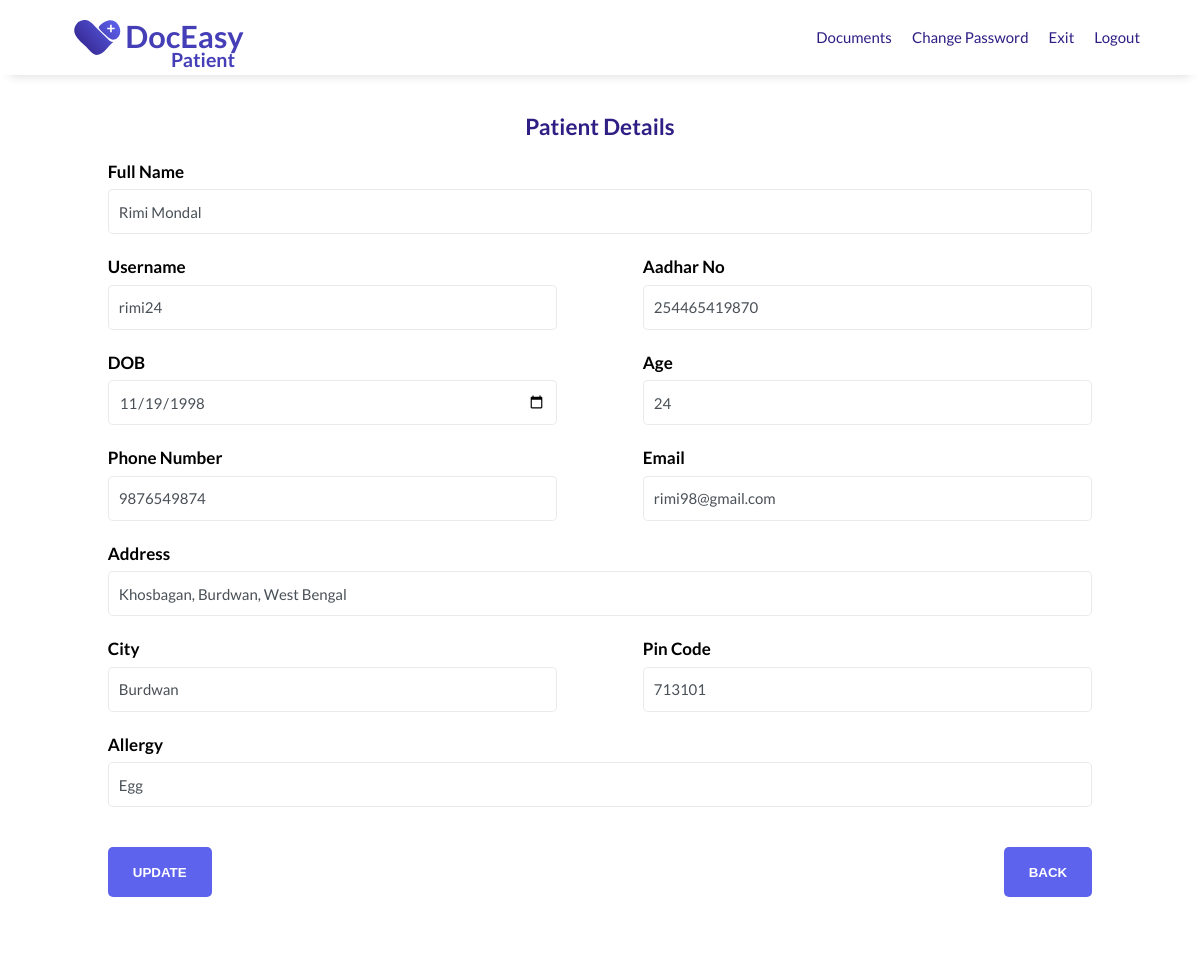
Page /public/dashboard/ProfilePage/updatePatientProfile.php (signed in) on the earlier database version.
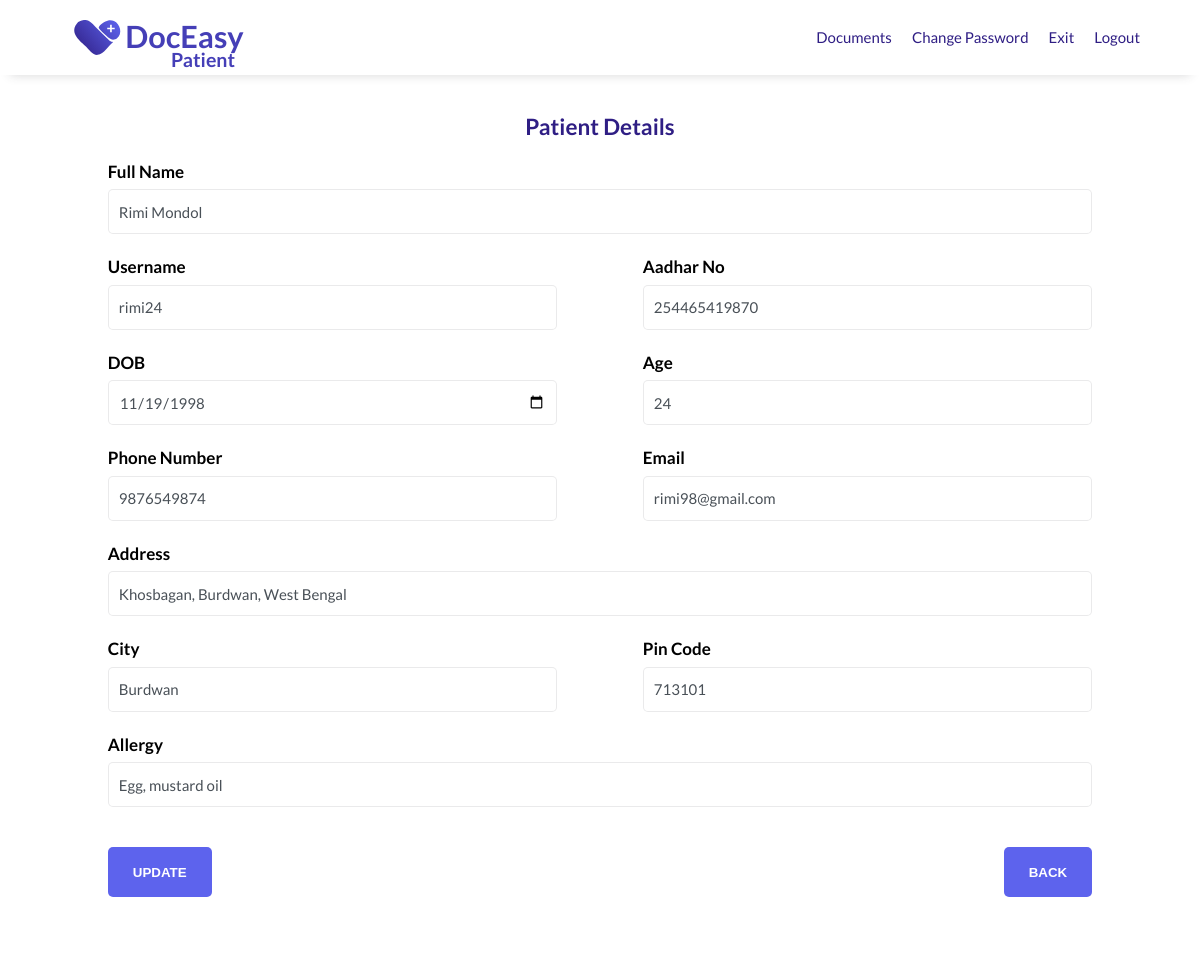
Same page on the later database version.
### tables this page shows
CREATE TABLE `patient` (
  `p_id` int(5) UNSIGNED NOT NULL,
  `username` varchar(10) NOT NULL,
  `password` int(10) UNSIGNED NOT NULL,
  `full_name` varchar(50) NOT NULL,
  `aadhar_no` bigint(12) UNSIGNED NOT NULL,
  `dob` date NOT NULL,
  `age` int(2) UNSIGNED NOT NULL,
  `gender` enum('MALE','FEMALE','OTHER') NOT NULL,
  `marital_status` enum('MARRIED','UNMARRIED') NOT NULL,
  `phn_no` bigint(10) UNSIGNED NOT NULL,
  `email` varchar(50) NOT NULL,
  `address` varchar(200) NOT NULL,
  `city` varchar(50) NOT NULL,
  `pin_code` int(6) UNSIGNED NOT NULL,
  `allergic` varchar(100) DEFAULT NULL
);

### public/dashboard/ProfilePage/updatePatientProfile.php (the view, shortened to what the changed rows need)
<?php
require_once "../../config.php";
if ($_SESSION["loggedIn"]) {
?>
    <!DOCTYPE html>
    <html lang="en">
    <head>
        <link rel="stylesheet" type="text/css" href="/assets/css/PatientRegister.css" />
    </head>
    <body>
        <?php
        $uname =  $_SESSION["uname"];
        $sql = "SELECT * FROM patient WHERE username='$uname'";
        $result = $conn->query($sql);
        $row = $result->fetch_assoc();
        if ($row) {
        ?>
            <header id="header">
                <div class="logo">
                    <a href="../patientDash.php">
                        <img class="logo-img" id="header-img" src="/assets/images/doceasy/doceasy-patient-logo.svg" alt="DocEasy logo" />
                    </a>
                </div>
                <nav id="nav-bar">
                    <ul>
                        <li><a class="nav-link" href="./patientDocuments.php">Documents</a></li>
                        <li><a class="nav-link" href="./changePassword/PatientpasswordUpdate.php">Change Password</a></li>
                        <li><a class="nav-link" href="/public/dashboard/patientDash.php">Exit</a></li>
                        <li><a class="nav-link" href="/public/logout/patietLogout.php">Logout</a></li>
                    </ul>
                </nav>
            </header>
            <main>
                <section id="registration">
                    <h2>Patient Details</h2>
                    <div class="grid">
                        <form id="form" action="" method="POST">
                            <div class="column-100">
                                <div class="form-group">
                                    <label id="name-label" for="full-name"><strong>Full Name</strong></label>
                                    <input type="text" name="full_name" class="form-control" id="full-name" placeholder="Full Name" value="<?php echo $row["full_name"] ?>" />
                                </div>
                            </div>
                            <div class="column-50">
                                <div class="form-group">
                                    <label id="username-label" for="username"><strong>Username</strong></label>
                                    <input type="text" name="username" class="form-control" id="username" value="<?php echo $row["username"] ?>" disabled />
                                </div>
                            </div>
                            <div class="column-50">
                                <div class="form-group">
                                    <label id="aadhar-label" for="aadhar"><strong>Aadhar No</strong></label>
                                    <input type="number" name="aadhar_no" class="form-control" id="aadhar" value="<?php echo $row["aadhar_no"] ?>" />
                                </div>
                            </div>
                            <div class="column-50">
                                <div class="form-group">
                                    <label id="dob-label" for="dob"><strong>DOB</strong></label>
                                    <input type="date" name="dob" class="form-control" id="dob" value="<?php echo $row["dob"] ?>" />
                                </div>
                            </div>
                            <div class="column-50">
                                <div class="form-group">
                                    <label id="age-label" for="age"><strong>Age</strong></label>
                                    <input type="number" name="age" class="form-control" id="age" placeholder="Age" value="<?php echo $row["age"] ?>" />
                                </div>
                            </div>
                            <div class="column-50">
                                <div class="form-group">
                                    <label id="phn-label" for="phn-no"><strong>Phone Number</strong></label>
                                    <input type="tel" name="phn_no" class="form-control" id="phn-no" placeholder="Phone Number" value="<?php echo $row["phn_no"] ?>" />
                                </div>
                            </div>
                            <div class="column-50">
                                <div class="form-group">
                                    <label id="email-label" for="email"><strong>Email</strong></label>
                                    <input type="email" name="email" class="form-control" id="email" placeholder="Email address" value="<?php echo $row["email"] ?>" />
                                </div>
                            </div>
                            <div class="column-100">
                                <div class="form-group">
                                    <label id="address-label" for="address"><strong>Address</strong></label>
                                    <input type="text" name="address" class="form-control" id="address" placeholder="Address" value="<?php echo $row["address"] ?>" />
                                </div>
                            </div>
                            <div class="column-50">
                                <div class="form-group">
                                    <label id="city-label" for="city"><strong>City</strong></label>
                                    <input type="text" name="city" class="form-control" id="city" placeholder="City" value="<?php echo $row["city"] ?>" />
                                </div>
                            </div>
                            <div class="column-50">
                                <div class="form-group">
                                    <label id="pin-label" for="pin-code"><strong>Pin Code</strong></label>
                                    <input type="number" name="pin_code" class="form-control" id="pin-code" placeholder="Pin-code" value="<?php echo $row["pin_code"] ?>" />
                                </div>
                            </div>
                            <div class="column-100">
                                <div class="form-group">
                                    <label id="allergy-label" for="allergy"><strong>Allergy</strong></label>
                                    <input type="text" name="allergic" class="form-control" id="allergy" placeholder="If your are allergic to something mention it (OPTIONAL)" value="<?php echo $row["allergic"] ?>" />
                                </div>
                            </div>
                            <div class="column-50">
                                <div class="form-group">
                                    <input id="submit" type="submit" name="update" value="Update" class="btn" />
                                </div>
                            </div>
                            <div class="column-50">
                                <div class="form-group">
                                    <a href="../patientDash.php">
                                        <input id="back" type="button" value="back" class="btn" />
                                    </a>
                                </div>
                            </div>
                        </form>
                    </div>
                </section>
            </main>
    </body>
<?php
        }
    } else {
        header("Location: /public/login/PatientLogin.php");
    }
?>
    </html>

Differences in the rows shown:
changed patient "rimi24": full_name "Rimi Mondal" → "Rimi Mondol"; allergic "Egg" → "Egg, mustard oil"
